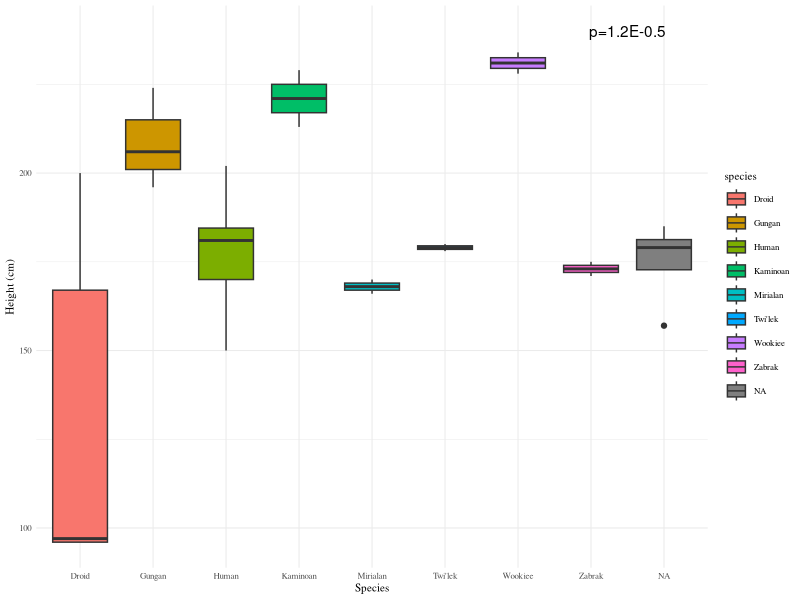
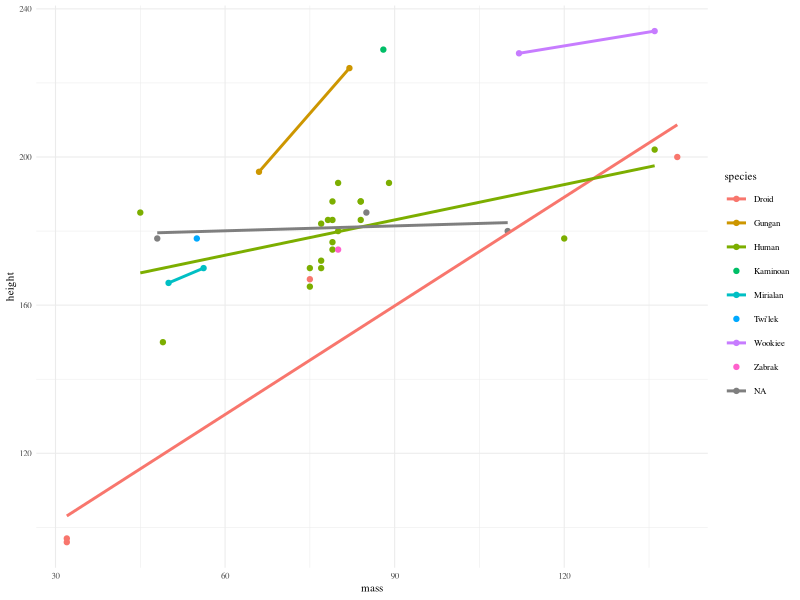
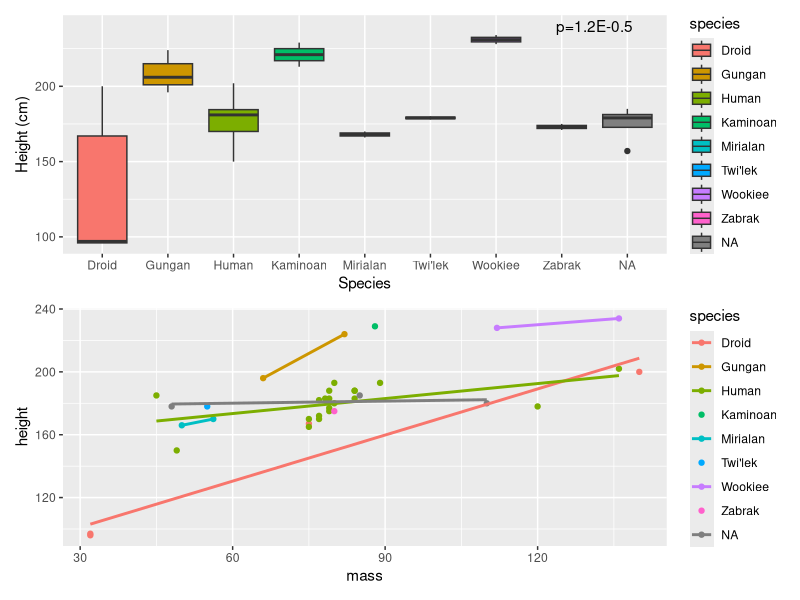

Source code (R) for these figures, in order:
## ---- chunk 1
# Question 1
library(tidyverse)
library(ggplot2)
library(ggthemes)
library(patchwork)

glimpse(starwars)
sw <- select(starwars, 1:11)


swSpec <- starwars %>%
  group_by(species) %>%
  summarize(TotalNumber = n()) %>%
  filter(TotalNumber > 1)


# Question 2
starwarsClean <- sw[complete.cases(starwars[,2]),]
anyNA(starwarsClean[,2])



swSum <- starwarsClean %>%
  group_by(species) %>%
  summarize(mean = mean(height), median = median(height), standard_deviation = sd(height), TotalNumber = n()) %>%
  filter(TotalNumber > 1)

  print(swSum)

# Question 3
  
swclean <- starwarsClean %>% 
  group_by(species) %>% 
  mutate(specnum = n()) %>% 
  filter(specnum > 1) %>% 
  select(1:11)

p1 <- ggplot(data=swclean, mapping=aes(x=species, y=height, fill = species)) + 
  geom_boxplot() +
  xlab("Species") + 
  ylab("Height (cm)") + 
  annotate("text", x = 8.5, y = 240, label = "p=1.2E-0.5")


p1 + theme_minimal(base_size=8, base_family="serif")

## All of the values from our summary lineup with the box plot except the mean for droid seems to be a little off from out calculated mean in the summary.

# Question 4

p2 <- ggplot(data=swclean, mapping=aes(x=mass, y=height, color = species)) + 
  geom_point(na.rm = T) + 
  geom_smooth(method = "lm", se = FALSE)

p2 + theme_minimal(base_size=8, base_family="serif")

p1 / p2
